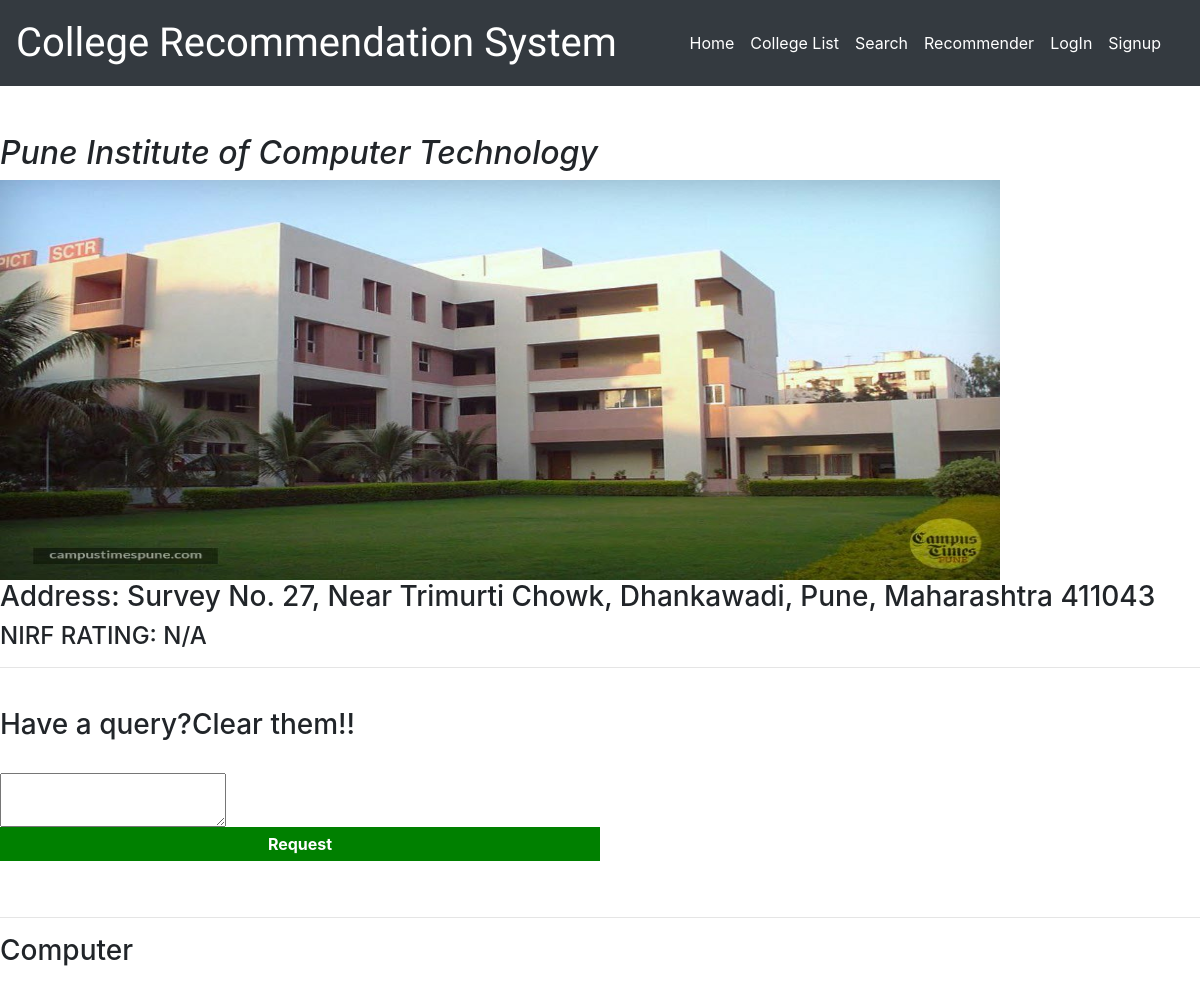
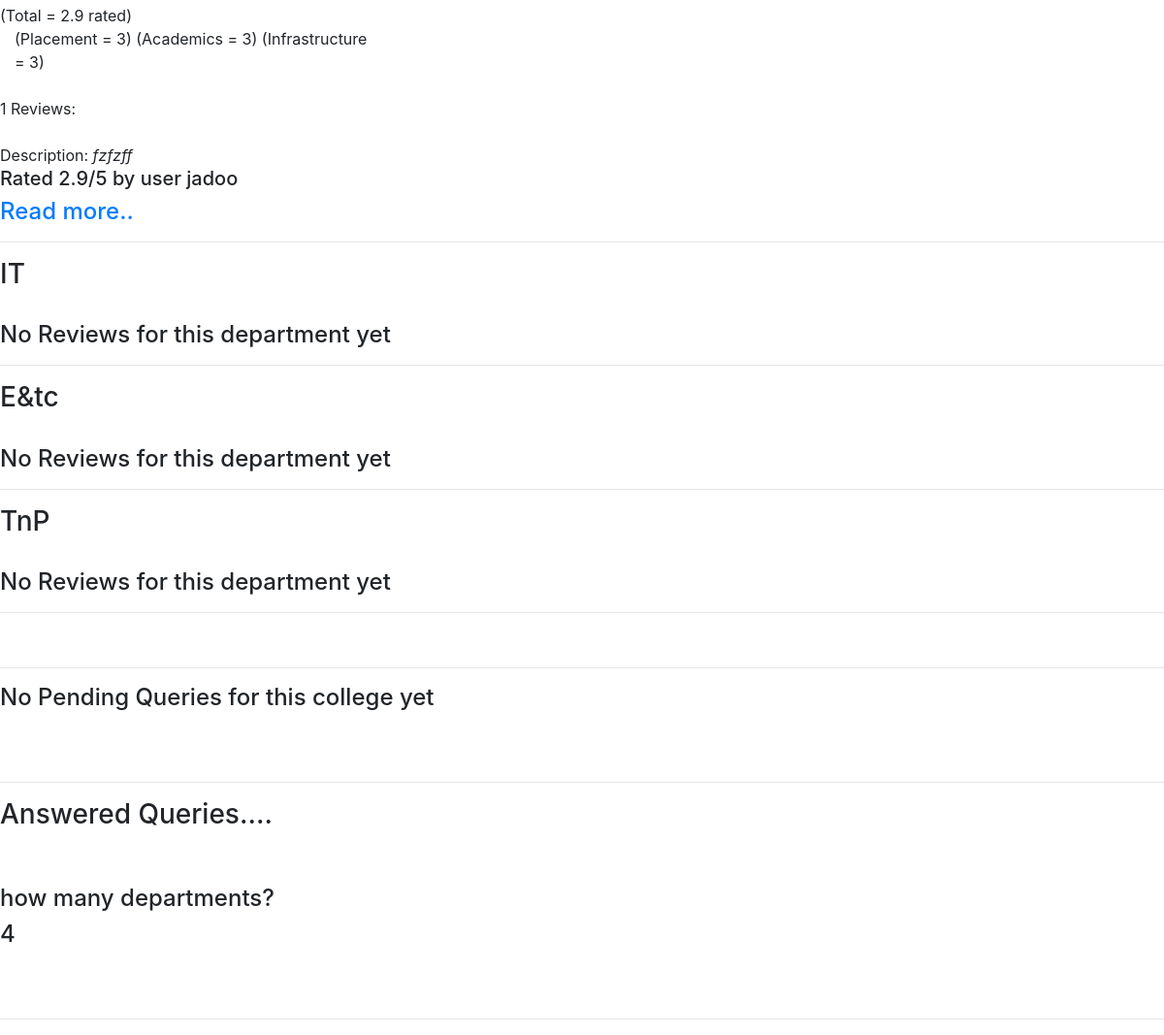
Screenshot of /Reviews/college/160/ with the database file from the repository (2 pictures, top to bottom).
### Reviews/models.py (models this page shows, shortened)
class College(models.Model):
	name = models.CharField(max_length=100)
	address = models.CharField(max_length=1000, default='N/A')
	pic = models.ImageField(upload_to='', default='def.jpg')
	nirf_rating = models.IntegerField(default=0)

class Department(models.Model):
	department = models.CharField(max_length=100)
	college = models.ForeignKey(College,on_delete=models.CASCADE)
	def avg_rating(self):
		tot = list(map(lambda x:x.rating,self.review_set.all()))
		avg = 0
		for i in range(len(tot)):
			avg+= tot[i]
		avg/= len(tot)
		return avg
	def avg_p_rating(self):
		tot = list(map(lambda x: x.placement_rate, self.review_set.all()))
		avg = 0
		for i in range(len(tot)):
			avg += int(tot[i])
		avg /= len(tot)
		return avg
	def avg_a_rating(self):
		tot = list(map(lambda x: x.academic_rate, self.review_set.all()))
		avg = 0
		for i in range(len(tot)):
			avg += int(tot[i])
		avg /= len(tot)
		return avg
	def avg_i_rating(self):
		tot = list(map(lambda x: x.infra_rate, self.review_set.all()))
		avg = 0
		for i in range(len(tot)):
			avg += int(tot[i])
		avg /= len(tot)
		return avg
	def __str__(self):
		return self.department

class Review(models.Model):
	college = models.ForeignKey(College, on_delete=models.CASCADE)
	dept = models.ForeignKey(Department, on_delete=models.CASCADE)
	pub_date = models.DateTimeField('Review Publishing Date')
	user_name = models.CharField(max_length=100)
	description = models.CharField(max_length=200)
	academic_rate = models.IntegerField(choices=feedback, default='Other')
	placement_rate = models.IntegerField(choices=feedback, default='Other')
	infra_rate = models.IntegerField(choices=feedback, default='Other')
	rating = models.FloatField()

class AnsweredQueries(models.Model):
	college = models.ForeignKey(College,on_delete=models.CASCADE)
	qsn = models.CharField(max_length=10000)
	ans = models.CharField(max_length=10000)

### Reviews/views.py (the view)
# urls.py: path('college/<int:college_id>/', views.college_detail, name='college_detail'),
def college_detail(request,college_id):
	college=get_object_or_404(College,pk=college_id)
	deps=Department.objects.filter(college=college)
	form=ReviewForm()
	user_clg = 'none'
	if not request.user.is_anonymous:
		if StudentUser.objects.filter(user=request.user).exists():
			user_clg = StudentUser.objects.filter(user=request.user)[0].college
		if IndustryUser.objects.filter(user=request.user).exists():
			user_clg = college.name
	return render(request,'Reviews/college_detail.html',{'college':college,'deps':deps, 'form':form, 'user_clg':user_clg})

### Reviews/forms.py
class ReviewForm(ModelForm):
    anonymous = forms.BooleanField(required =False)
    class Meta:
        model = Review
        fields = ['anonymous', 'academic_rate', 'placement_rate', 'infra_rate', 'description']
        widgets = {
            'description': Textarea(attrs={'cols': 40, 'rows': 15})
        }

### Reviews/templates/Reviews/college_detail.html (shortened to what this page needs)
<html>
<body >
{% extends 'Reviews/base.html' %}
{% block body %}
<i><h2>{{ college.name }}</h2></i>
<img src={{ college.pic.url }} height="400" width="1000"/><br>
<h3>Address: {{ college.address }}</h3>
<h4>NIRF RATING: {% if college.nirf_rating > 0 %}
						{{ college.nirf_rating }}
				{% else %}
						N/A
				{% endif %}
</h4>
<hr><br>
<h3>Have a query?Clear them!! </h3>
<br>
<form action="{% url 'Reviews:req_query'%}" method="post">
	<textarea name="qry"></textarea><input type="hidden" name="col" value="{{ college.name }}">
    <br>
    <button type="submit">Request</button>
</form>
<br>
<hr>
<div>
    {% for dep in deps %}
       <h3>{{dep }} </h3><br>
           {% if dep.review_set.count > 0	%}
                (Total = {{dep.avg_rating | floatformat}} rated)
                <br>
                <div  class="col-xs-6 col-lg-4">
                    (Placement = {{dep.avg_p_rating | floatformat}})
                    (Academics = {{dep.avg_a_rating | floatformat}})
                    (Infrastructure = {{dep.avg_i_rating | floatformat}})
                </div>
                <div>
                    <br>{{ dep.review_set.count }} Reviews: <br>
                    {% for review in dep.review_set.all %}
                    <div>
                        <br> Description: <em>{{ review.description }}</em>
                        <h5>Rated {{review.rating }}/5 by user {{ review.user_name }}</h5>
                        <h4><a href="{% url 'Reviews:review_detail' review.id%}">
                        Read more..
                        </a></h4>
                    </div>
    {% endfor %}
                </div>
            {% else %}
                <h4>No Reviews for this department yet</h4>
            {% endif %}
    <hr>
    {% endfor %}
</div>
<br>
<hr>
{%  if college.pendingquery_set.all %}
<h3>Pending Queries....</h3><br><br>
{% for qry in college.pendingquery_set.all %}
<h4> {{ qry.qsn }} </h4>
{% if college.name|stringformat:"s" == user_clg|stringformat:"s" %}
<form action="{% url 'Reviews:answer_query'%}" method="post">
	{% csrf_token %}
	<input type="hidden" value="{{ qry.qsn }}" name="qstn">
	<input type="hidden" value="{{ college.name }}" name="colg">
	<button type="submit">Answer</button>
</form>
{% endif %}
		<br>
{% endfor %}
{% else %}
<h4>No Pending Queries for this college yet</h4>
{% endif %}
<br><br>
<hr>
{%  if college.answeredqueries_set.all %}
<h3>Answered Queries....</h3><br><br>
{% for qry in college.answeredqueries_set.all %}
<h4> {{ qry.qsn }} </h4>
<h4> {{ qry.ans }} </h4>
		<br>
{% endfor %}
{% else %}
<h4>No Answered Queries for this college yet</h4>
{% endif %}
<br>
<hr>
{% endblock %}

### Reviews/templates/Reviews/base.html (shortened to what this page needs)
<!doctype html>
<html lang="en">
  <head>
    <link rel="stylesheet" href="https://maxcdn.bootstrapcdn.com/bootstrap/4.0.0/css/bootstrap.min.css">
    {% load static %}
    <link rel="stylesheet" href="{% static 'Reviews/css/style.css'%}">
  </head>
<body>
    <nav class="navbar navbar-expand-lg navbar-dark bg-dark mb-5">
  <a class="navbar-brand" href="{% url 'Reviews:review_list' %}">College Recommendation System</a>
<div class="container">
  <div class="collapse navbar-collapse" id="navbarSupportedContent">
    <ul class="navbar-nav ml-auto">
      <li class="nav-item active">
        <a class="nav-link" href="{% url 'Reviews:review_list' %}">Home</a>
      </li>
      <li class="nav-item active">
        <a class="nav-link" href="{% url 'Reviews:college_list' %}">College List</a>
      </li>
      <li class="nav-item active">
        <a class="nav-link" href="{% url 'Reviews:autocomplete_college' %}">Search</a>
      </li>
      <li class="nav-item active">
        <a class="nav-link" href="{% url 'Reviews:recommend' %}">Recommender</a>
      </li>
      {% if user.is_authenticated %}
      <li class="nav-item active">
        <a class="nav-link" href="{% url 'Reviews:logout_user' %}">LogOut</a>
      </li>
      {% else %}
      <li class="nav-item active">
        <a class="nav-link" href="{% url 'Reviews:login_user' %}">LogIn</a>
      </li>
      <li class="nav-item active">
        <a class="nav-link" href="{% url 'Reviews:create_new_user' %}">Signup</a>
      </li>
      {% endif %}
    </ul>
  </div>
</nav>
    {% block body %}{%endblock %}
</body>
</html>

### Reviews/static/Reviews/css/style.css (style rules this page uses)
body { margin: 0; }
button { width: 50%; background-color: green; font-weight: bold; color: white; border: none; padding: 5px; }
.navbar .navbar-brand { font-family: 'Akronim', cursive; font-size: 5vh; }

### rows the page displays
College: name "Pune Institute of Computer Technology", pic (picture), address "Survey No. 27, Near Trimurti Chowk, Dhankawadi, Pune, Maharashtra 411043"
Department: department "Computer", avg_rating "2.9", avg_p_rating "3", avg_a_rating "3", avg_i_rating "3", review_set.count "1"
Review: description "fzfzff", rating "2.9", user_name "jadoo"
Department: department "IT", shows "No Reviews for this department yet"
Department: department "E&tc", shows "No Reviews for this department yet"
Department: department "TnP", shows "No Reviews for this department yet"
AnsweredQueries: qsn "how many departments?", ans "4"
